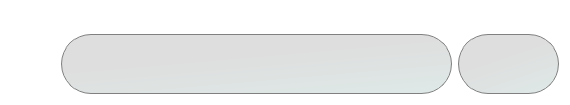
                            <widget class="QWidget" name="widget_24" native="true">
                             <property name="minimumSize">
                              <size>
                               <width>0</width>
                               <height>105</height>
                              </size>
                             </property>
                             <property name="maximumSize">
                              <size>
                               <width>16777215</width>
                               <height>105</height>
                              </size>
                             </property>
                             <property name="styleSheet">
                              <string notr="true">border:none;
background:transparent;</string>
                             </property>
                             <widget class="QWidget" name="layoutWidget_3">
                              <property name="geometry">
                               <rect>
                                <x>61</x>
                                <y>1</y>
                                <width>393</width>
                                <height>98</height>
                               </rect>
                              </property>
                              <layout class="QVBoxLayout" name="verticalLayout_27">
                               <item>
                                <widget class="QLabel" name="bbo_option_label">
                                 <property name="minimumSize">
                                  <size>
                                   <width>0</width>
                                   <height>21</height>
                                  </size>
                                 </property>
                                 <property name="maximumSize">
                                  <size>
                                   <width>16777215</width>
                                   <height>21</height>
                                  </size>
                                 </property>
                                 <property name="font">
                                  <font>
                                   <pointsize>11</pointsize>
                                  </font>
                                 </property>
                                 <property name="cursor">
                                  <cursorShape>IBeamCursor</cursorShape>
                                 </property>
                                 <property name="styleSheet">
                                  <string notr="true">border: 0px solid gray; 
background: None;
color:white;
</string>
                                 </property>
                                 <property name="text">
                                  <string>BBO Option</string>
                                 </property>
                                 <property name="alignment">
                                  <set>Qt::AlignCenter</set>
                                 </property>
                                </widget>
                               </item>
                               <item>
                                <widget class="QComboBox" name="bbo_option_dropdown">
                                 <property name="sizePolicy">
                                  <sizepolicy hsizetype="Preferred" vsizetype="Preferred">
                                   <horstretch>0</horstretch>
                                   <verstretch>0</verstretch>
                                  </sizepolicy>
                                 </property>
                                 <property name="minimumSize">
                                  <size>
                                   <width>391</width>
                                   <height>60</height>
                                  </size>
                                 </property>
                                 <property name="maximumSize">
                                  <size>
                                   <width>391</width>
                                   <height>60</height>
                                  </size>
                                 </property>
                                 <property name="font">
                                  <font>
                                   <pointsize>12</pointsize>
                                  </font>
                                 </property>
                                 <property name="cursor">
                                  <cursorShape>PointingHandCursor</cursorShape>
                                 </property>
                                 <property name="styleSheet">
                                  <string notr="true">QComboBox {
    border: 1px solid gray;
    border-radius: 30px;
    padding-left: 25px;
    background: qlineargradient(x1: 0.21, y1: 0, x2: 0.79, y2: 1, stop: 0 rgba(0, 0, 0, 0.13), stop: 0.3815 rgba(0, 0, 0, 0.13), stop: 1 rgba(0, 77, 64, 0.13));
    color: white; /* Text color in the closed combo box */
}

QComboBox::drop-down {
    subcontrol-origin: padding;
    subcontrol-position: right;
    border: none;
    margin-right: 10px;
    border-radius: 0px;
    background: none;
}

QComboBox QAbstractItemView {
    background: black; /* Dropdown background */
    border: none;
    color: white; /* Text color in the dropdown */
    selection-background-color: #212121; /* Background color of selected item */
    selection-color: white; /* Text color of selected item */
}

QComboBox QAbstractItemView::item {
    background-color: black; /* Default background of items */
    color: white; /* Default text color of items */
    padding: 2px; /* Padding for better visuals */
}

QComboBox QAbstractItemView::item:hover {
    background-color: #212121; /* Background color on hover */
    color: white; /* Text color on hover */
}
</string>
                                 </property>
                                </widget>
                               </item>
                              </layout>
                             </widget>
                             <widget class="QWidget" name="layoutWidget_4">
                              <property name="geometry">
                               <rect>
                                <x>458</x>
                                <y>1</y>
                                <width>103</width>
                                <height>97</height>
                               </rect>
                              </property>
                              <layout class="QVBoxLayout" name="verticalLayout_31">
                               <item>
                                <widget class="QLabel" name="program_label">
                                 <property name="minimumSize">
                                  <size>
                                   <width>0</width>
                                   <height>21</height>
                                  </size>
                                 </property>
                                 <property name="maximumSize">
                                  <size>
                                   <width>16777215</width>
                                   <height>21</height>
                                  </size>
                                 </property>
                                 <property name="font">
                                  <font>
                                   <pointsize>10</pointsize>
                                  </font>
                                 </property>
                                 <property name="cursor">
                                  <cursorShape>IBeamCursor</cursorShape>
                                 </property>
                                 <property name="styleSheet">
                                  <string notr="true">border: none; 
background: None;
border-radius: 0px;
color:white;
</string>
                                 </property>
                                 <property name="text">
                                  <string>Program #</string>
                                 </property>
                                 <property name="alignment">
                                  <set>Qt::AlignCenter</set>
                                 </property>
                                </widget>
                               </item>
                               <item>
                                <widget class="QLineEdit" name="program_no_lineEdit">
                                 <property name="sizePolicy">
                                  <sizepolicy hsizetype="Preferred" vsizetype="Preferred">
                                   <horstretch>0</horstretch>
                                   <verstretch>0</verstretch>
                                  </sizepolicy>
                                 </property>
                                 <property name="minimumSize">
                                  <size>
                                   <width>98</width>
                                   <height>60</height>
                                  </size>
                                 </property>
                                 <property name="maximumSize">
                                  <size>
                                   <width>101</width>
                                   <height>60</height>
                                  </size>
                                 </property>
                                 <property name="font">
                                  <font>
                                   <pointsize>12</pointsize>
                                  </font>
                                 </property>
                                 <property name="styleSheet">
                                  <string notr="true">border: 1px solid gray; 
border-radius: 30px;
padding-left: 30px;
background: qlineargradient(x1: 0.21, y1: 0, x2: 0.79, y2: 1, stop: 0 rgba(0, 0, 0, 0.13), stop: 0.3815 rgba(0, 0, 0, 0.13), stop: 1 rgba(0, 77, 64, 0.13));</string>
                                 </property>
                                 <property name="text">
                                  <string/>
                                 </property>
                                 <property name="frame">
                                  <bool>true</bool>
                                 </property>
                                </widget>
                               </item>
                              </layout>
                             </widget>
                            </widget>
